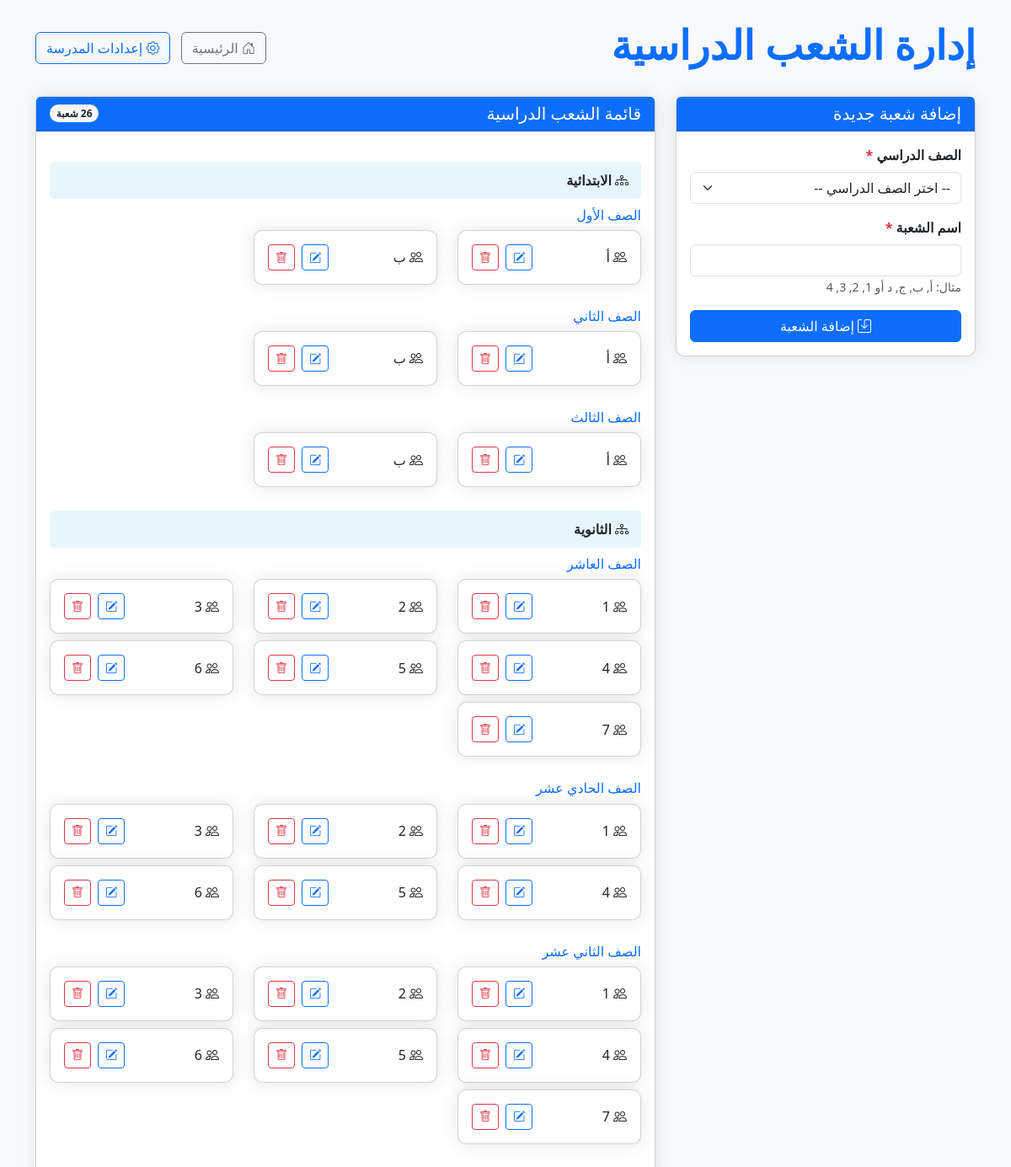
Page /sections_management.php (signed in) on the earlier database version.
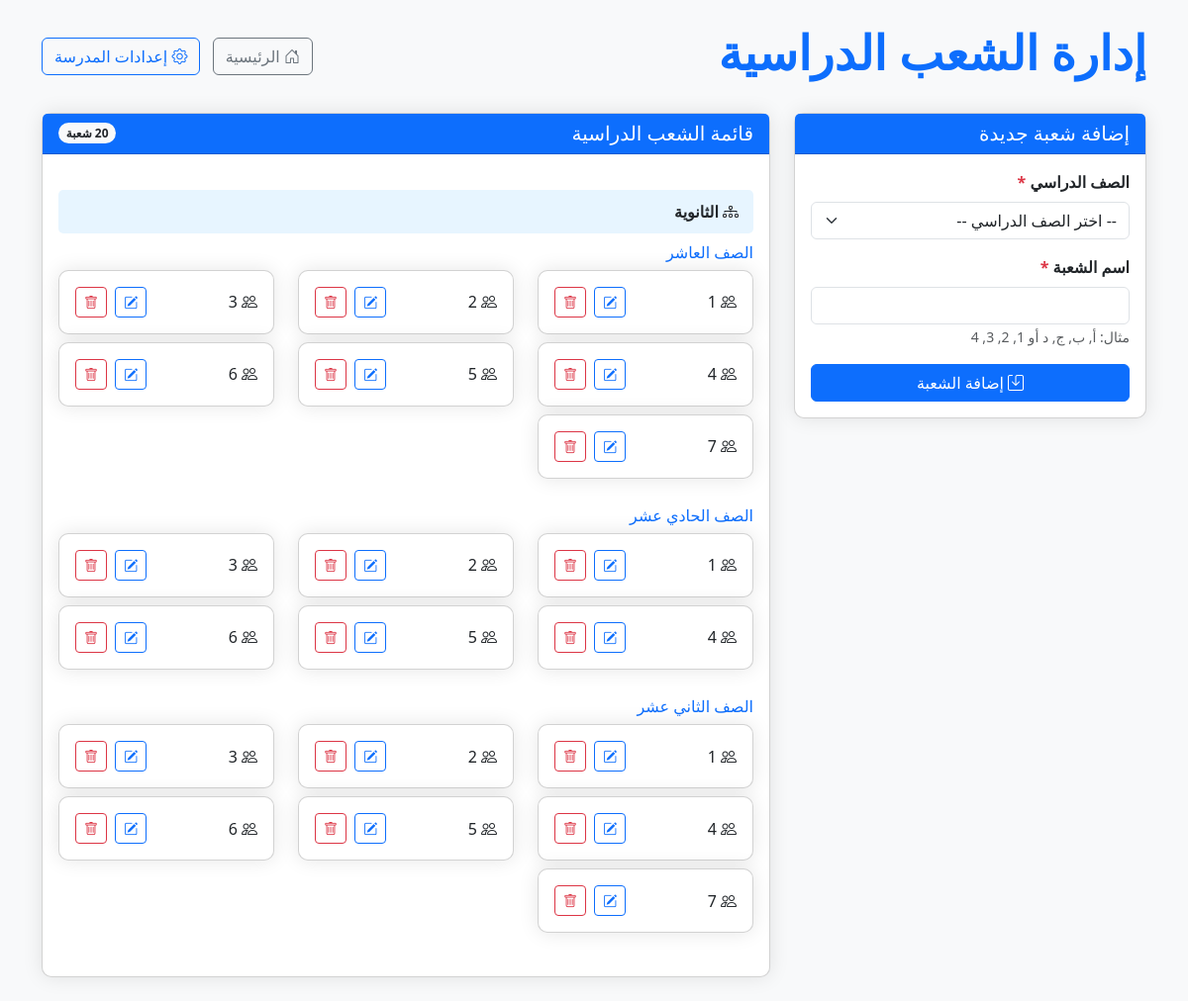
Same page on the later database version.
### tables this page shows
CREATE TABLE `sections` (
  `id` int NOT NULL,
  `name` varchar(255) NOT NULL,
  `grade_id` int NOT NULL,
  `school_id` int NOT NULL,
  `created_at` timestamp NULL DEFAULT CURRENT_TIMESTAMP,
  `updated_at` timestamp NULL DEFAULT CURRENT_TIMESTAMP ON UPDATE CURRENT_TIMESTAMP
);

### includes/db_connection.php (called while the page is built, shortened)
<?php
$dsn = "mysql:host=" . DB_HOST . ";dbname=" . DB_NAME . ";charset=" . DB_CHARSET;
$options = [
    PDO::ATTR_ERRMODE            => PDO::ERRMODE_EXCEPTION,
    PDO::ATTR_DEFAULT_FETCH_MODE => PDO::FETCH_ASSOC,
    PDO::ATTR_EMULATE_PREPARES   => false,
];
try {
    $pdo = new PDO($dsn, DB_USER, DB_PASS, $options);
    $pdo->exec("SET NAMES utf8mb4");
    $pdo->exec("SET CHARACTER SET utf8mb4");
    $pdo->exec("SET collation_connection = utf8mb4_unicode_ci");
} catch (PDOException $e) {
    die("فشل الاتصال بقاعدة البيانات: " . $e->getMessage());
}
function query($sql, $params = []) {
    global $pdo;
    $stmt = $pdo->prepare($sql);
    $stmt->execute($params);
    return $stmt->fetchAll();
}
function query_row($sql, $params = []) {
    global $pdo;
    $stmt = $pdo->prepare($sql);
    $stmt->execute($params);
    return $stmt->fetch();
}

### sections_management.php (the view, shortened to what the changed rows need)
<?php
require_once 'includes/db_connection.php';
$school = query_row("SELECT id FROM schools LIMIT 1");
$school_id = $school['id'];
$grade_name = '';
$sections = query("SELECT s.id, s.name, g.name AS grade_name, e.name AS level_name
                  FROM sections s
                  JOIN grades g ON s.grade_id = g.id
                  JOIN educational_levels e ON g.level_id = e.id
                  WHERE s.school_id = ?
                  ORDER BY e.id, g.id, s.name", [$school_id]);
?>
<!DOCTYPE html>
<html lang="ar" dir="rtl">
<head>
    <link rel="stylesheet" href="https://cdn.jsdelivr.net/npm/bootstrap@5.3.0/dist/css/bootstrap.rtl.min.css">
    <link rel="stylesheet" href="https://cdn.jsdelivr.net/npm/bootstrap-icons@1.10.0/font/bootstrap-icons.css">
</head>
<body>
    <div class="container py-4">
        <div class="d-flex justify-content-between align-items-center mb-4">
            <h1 class="display-5 fw-bold text-primary">إدارة الشعب الدراسية</h1>
        </div>
        <div class="row">
            <div class="col-md-8">
                <div class="card">
                    <div class="card-header bg-primary text-white d-flex justify-content-between align-items-center">
                        <h5 class="mb-0">قائمة الشعب الدراسية</h5>
                        <span class="badge bg-light text-dark rounded-pill"><?php echo count($sections); ?> شعبة</span>
                    </div>
                    <div class="card-body">
                        <?php if (empty($sections)): ?>
                            <div class="alert alert-info">
                                لا توجد شعب دراسية مسجلة. يرجى إضافة شعبة جديدة.
                            </div>
                        <?php else: ?>
                            <?php
                            $organized_sections = [];
                            $current_level = '';
                            $current_grade = '';
                            foreach ($sections as $section) {
                                if ($section['level_name'] != $current_level) {
                                    $current_level = $section['level_name'];
                                    $organized_sections[$current_level] = [];
                                }
                                if ($section['grade_name'] != $current_grade) {
                                    $current_grade = $section['grade_name'];
                                    $organized_sections[$current_level][$current_grade] = [];
                                }
                                $organized_sections[$current_level][$current_grade][] = $section;
                            }
                            foreach ($organized_sections as $level_name => $grades):
                            ?>
                                <div class="level-header">
                                    <i class="bi bi-diagram-3"></i> <?php echo $level_name; ?>
                                </div>
                                <?php foreach ($grades as $grade_name => $grade_sections): ?>
                                    <div class="section-group">
                                        <h6 class="text-primary mb-2"><?php echo $grade_name; ?></h6>
                                        <div class="row">
                                            <?php foreach ($grade_sections as $section): ?>
                                                <div class="col-md-4 mb-2">
                                                    <div class="card h-100">
                                                        <div class="card-body p-3 d-flex justify-content-between align-items-center">
                                                            <span><i class="bi bi-people"></i> <?php echo htmlspecialchars($section['name']); ?></span>
                                                            <div>
                                                                <a href="sections_management.php?edit_id=<?php echo $section['id']; ?>" class="btn btn-sm btn-outline-primary me-1">
                                                                    <i class="bi bi-pencil-square"></i>
                                                                </a>
                                                                <a href="#" onclick="confirmDelete(<?php echo $section['id']; ?>, '<?php echo htmlspecialchars($section['name']); ?>')" class="btn btn-sm btn-outline-danger">
                                                                    <i class="bi bi-trash"></i>
                                                                </a>
                                                            </div>
                                                        </div>
                                                    </div>
                                                </div>
                                            <?php endforeach; ?>
                                        </div>
                                    </div>
                                <?php endforeach; ?>
                            <?php endforeach; ?>
                        <?php endif; ?>
                    </div>
                </div>
            </div>
        </div>
    </div>
</body>
</html>

Differences in the rows shown:
removed sections: name "أ", shown under "الصف الأول"
removed sections: name "ب", shown under "الصف الأول"
removed sections: name "أ", shown under "الصف الثاني"
removed sections: name "ب", shown under "الصف الثاني"
removed sections: name "أ", shown under "الصف الثالث"
removed sections: name "ب", shown under "الصف الثالث"
Other differences:
count($sections): "26" → "20"
list line gone: "الابتدائية الصف الأول الصف الثاني الصف الثالث"
